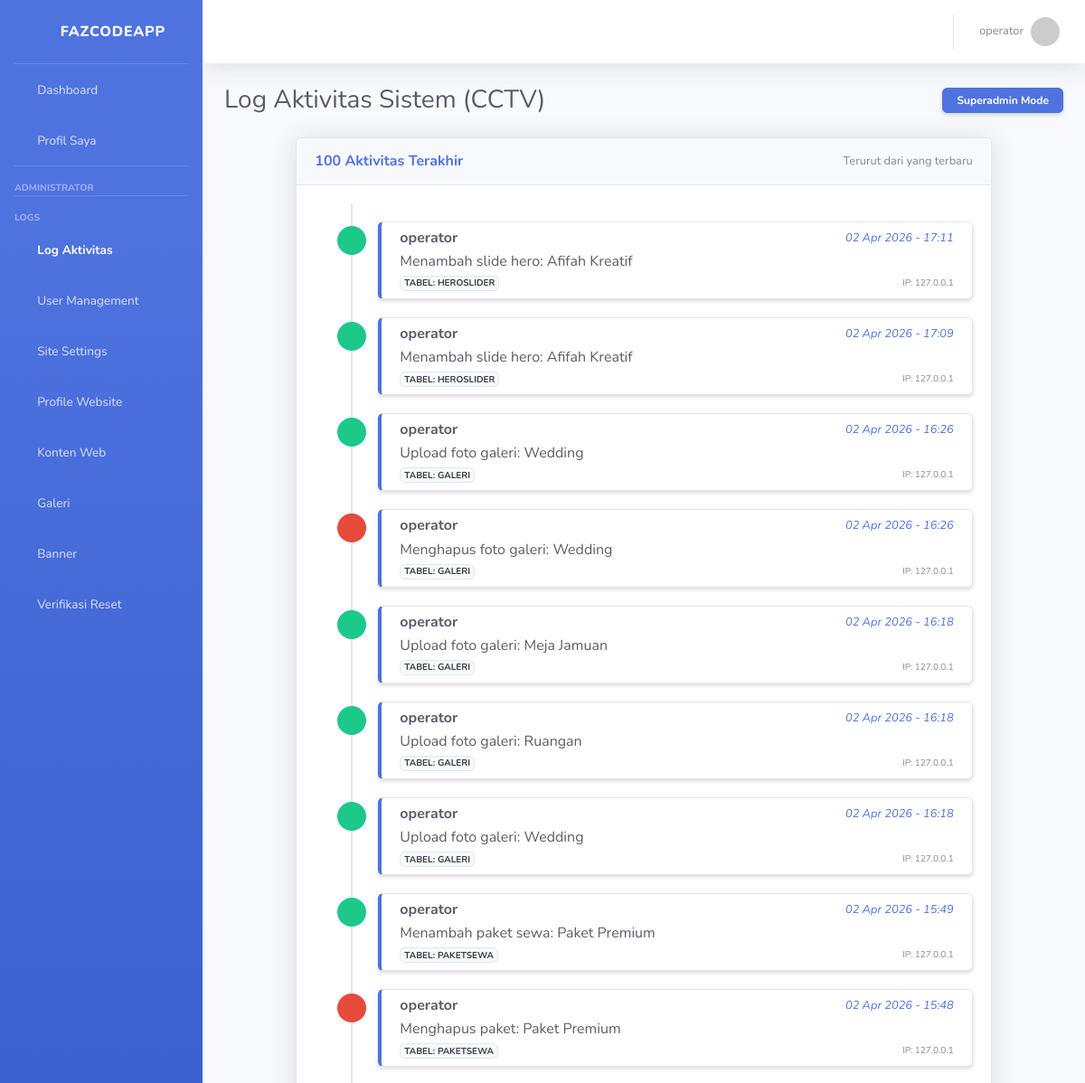
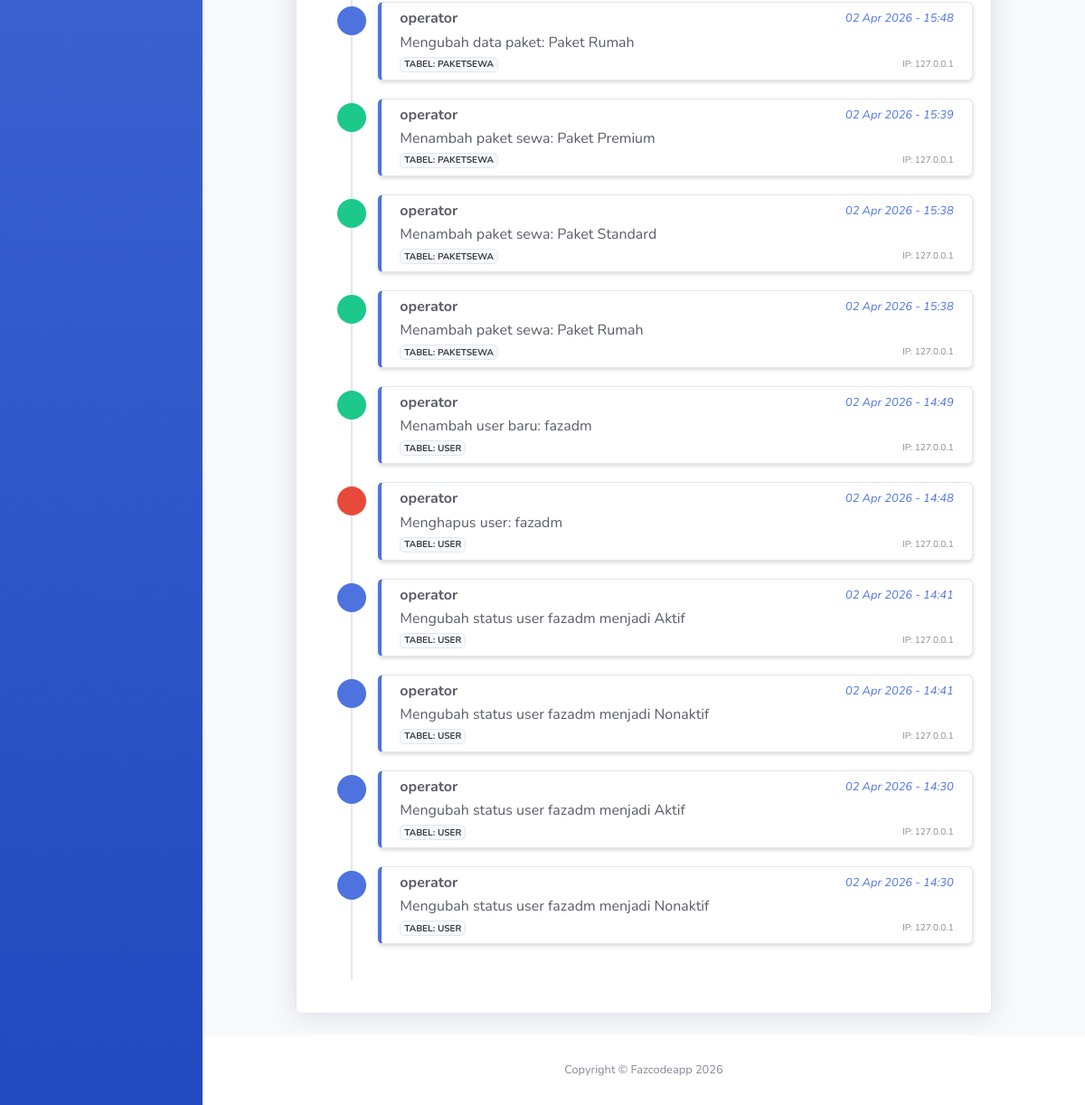
The page /activity-log/ (signed in) on the database its author committed (2 pictures, top to bottom).
### apps/dashboard/models.py (models this page shows, shortened)
class SiteSetting(models.Model):
    site_name = models.CharField(max_length=100, default="Fazcodeapp")
    active_theme = models.CharField(max_length=50, default="sb_admin")
    class Meta:
        app_label = 'dashboard' # Menegaskan ini milik app dashboard

class AuditLog(models.Model):
    AKSI_CHOICES = [
        ('CREATE', 'Tambah Data'),
        ('UPDATE', 'Ubah Data'),
        ('DELETE', 'Hapus Data'),
        ('LOGIN', 'Login'),
    ]
    user = models.ForeignKey(settings.AUTH_USER_MODEL, on_delete=models.SET_NULL, null=True)
    aksi = models.CharField(max_length=10, choices=AKSI_CHOICES)
    tabel = models.CharField(max_length=50) # Misal: 'Mahasiswa' atau 'User'
    keterangan = models.TextField()
    ip_address = models.GenericIPAddressField(null=True, blank=True)
    timestamp = models.DateTimeField(auto_now_add=True)
    class Meta:
        ordering = ['-timestamp']

### apps/accounts/models.py (models this page shows, shortened)
class User(AbstractUser):
    class Role(models.TextChoices):
        SUPERADMIN = "SUPERADMIN", "Super Admin"
        ADMIN = "ADMIN", "Administrator"
        OPERATOR = "OPERATOR", "Operator"
        USER = "USER", "Regular User"
    role = models.CharField(
        max_length=20,
        choices=Role.choices,
        default=Role.USER
    )

### apps/dashboard/views.py (the view)
# urls.py: path('activity-log/', views.activity_log, name='activity_log'),
@login_required
def activity_log(request):
    if not request.user.is_superuser:
        return redirect('dashboard:index')
    logs = AuditLog.objects.all()[:100] # Ambil 100 aktivitas terbaru
    return render(request, 'apps/dashboard/activity_log.html', {'logs': logs})

### apps/dashboard/context_processors.py (called while the page is built)
def theme_settings(request):
    config = SiteSetting.objects.first()
    return {
        'ACTIVE_THEME': f'themes/{config.active_theme}/' if config else 'themes/sb_admin/',
        'APP_NAME': config.site_name if config else 'Fazcodeapp'
    }

### templates/apps/dashboard/activity_log.html (shortened to what this page needs)
{% extends "base.html" %}
{% block content %}
<div class="d-sm-flex align-items-center justify-content-between mb-4">
    <h1 class="h3 mb-0 text-gray-800">Log Aktivitas Sistem (CCTV)</h1>
    <span class="badge badge-primary px-3 py-2 shadow-sm">Superadmin Mode</span>
</div>
<div class="row">
    <div class="col-lg-10 mx-auto">
        <div class="card shadow mb-4">
            <div class="card-header py-3 d-flex justify-content-between align-items-center">
                <h6 class="m-0 font-weight-bold text-primary">100 Aktivitas Terakhir</h6>
                <small class="text-muted">Terurut dari yang terbaru</small>
            </div>
            <div class="card-body">
                <ul class="timeline">
                    {% for log in logs %}
                    <li>
                        <div class="timeline-icon
                            {% if log.aksi == 'CREATE' %}bg-create
                            {% elif log.aksi == 'UPDATE' %}bg-update
                            {% elif log.aksi == 'DELETE' %}bg-delete
                            {% else %}bg-login{% endif %}">
                            <i class="fas
                                {% if log.aksi == 'CREATE' %}fa-plus
                                {% elif log.aksi == 'UPDATE' %}fa-edit
                                {% elif log.aksi == 'DELETE' %}fa-trash
                                {% else %}fa-key{% endif %} fa-sm"></i>
                        </div>
                        <div class="card border-left-primary shadow-sm mb-2">
                            <div class="card-body py-2">
                                <div class="d-flex justify-content-between">
                                    <h6 class="font-weight-bold text-dark mb-1">
                                        {{ log.user.username|default:"System/Deleted User" }}
                                    </h6>
                                    <small class="text-primary font-italic">
                                        <i class="fas fa-clock fa-xs"></i> {{ log.timestamp|date:"d M Y - H:i" }}
                                    </small>
                                </div>
                                <p class="mb-1 text-gray-800">{{ log.keterangan }}</p>
                                <div class="d-flex justify-content-between align-items-center">
                                    <span class="badge badge-light border text-uppercase" style="font-size: 10px;">
                                        Tabel: {{ log.tabel }}
                                    </span>
                                    <small class="text-muted" style="font-size: 10px;">
                                        <i class="fas fa-network-wired"></i> IP: {{ log.ip_address }}
                                    </small>
                                </div>
                            </div>
                        </div>
                    </li>
                    {% empty %}
                    <div class="text-center py-5">
                        <i class="fas fa-history fa-3x text-gray-300 mb-3"></i>
                        <p class="text-gray-500">Belum ada aktivitas yang tercatat.</p>
                    </div>
                    {% endfor %}
                </ul>
            </div>
        </div>
    </div>
</div>
{% endblock %}

### templates/themes/sb_admin/base_theme.html (shortened to what this page needs)
{% load static %}
<!DOCTYPE html>
<html lang="en">
<head>
    <link href="{% static 'vendor/fontawesome-free/css/all.min.css' %}" rel="stylesheet" type="text/css">
    <link href="{% static 'css/sb-admin-2.min.css' %}" rel="stylesheet">
</head>
<body id="page-top">
    <div id="wrapper">
        <ul class="navbar-nav bg-gradient-primary sidebar sidebar-dark accordion" id="accordionSidebar">
            <a class="sidebar-brand d-flex align-items-center justify-content-center" href="/">
                <div class="sidebar-brand-icon rotate-n-15"><i class="fas fa-code"></i></div>
                <div class="sidebar-brand-text mx-3">{{ APP_NAME }}</div>
            </a>
            <hr class="sidebar-divider my-0">
            {% include ACTIVE_THEME|add:"includes/_sidebar.html" %}
        </ul>
        <div id="content-wrapper" class="d-flex flex-column">
            <div id="content">
                {% include ACTIVE_THEME|add:"includes/_topbar.html" %}
                <div class="container-fluid">
                    {% block content %}{% endblock %}
                </div>
            </div>
            <footer class="sticky-footer bg-white">
                <div class="container my-auto">
                    <div class="copyright text-center my-auto">
                        <span>Copyright &copy; {{ APP_NAME }} 2026</span>
                    </div>
                </div>
            </footer>
        </div>
    </div>
</body>
</html>

### templates/themes/sb_admin/includes/_topbar.html (shortened to what this page needs)
<nav class="navbar navbar-expand navbar-light bg-white topbar mb-4 static-top shadow">
    <ul class="navbar-nav ml-auto">
        <li class="nav-item dropdown no-arrow">
            <a class="nav-link dropdown-toggle" href="#" id="userDropdown" role="button" data-toggle="dropdown" aria-haspopup="true" aria-expanded="false">
                <span class="mr-2 d-none d-lg-inline text-gray-600 small">
                    {{ user.username }}
                </span>
                <img class="img-profile rounded-circle" src="https://ui-avatars.com/api/?name={{ user.username }}&background=4e73df&color=fff">
            </a>
        </li>
    </ul>
</nav>

### templates/apps/dashboard/activity_log.html (style rules this page uses)
.timeline { position: relative; padding: 20px 0; list-style: none; }
.timeline:before { content: ""; position: absolute; top: 0; bottom: 0; left: 40px; width: 2px; background: #e3e6f0; }
.timeline > li { position: relative; margin-bottom: 20px; padding-left: 70px; }
.timeline > li .timeline-icon { position: absolute; left: 25px; top: 5px; width: 32px; height: 32px; border-radius: 50%; text-align: center; line-height: 32px; color: #fff; z-index: 100; }
.bg-create { background-color: #1cc88a; }
.bg-update { background-color: #4e73df; }
.bg-delete { background-color: #e74a3b; }

### rows shown on the page
SiteSetting: site_name "FAZCODEAPP", site_name "Fazcodeapp"
User: username "operator"
AuditLog: user.username "operator", timestamp "02 Apr 2026 - 17:11", keterangan "Menambah slide hero: Afifah Kreatif", tabel "HEROSLIDER", ip_address "127.0.0.1"
AuditLog: user.username "operator", timestamp "02 Apr 2026 - 17:09", keterangan "Menambah slide hero: Afifah Kreatif", tabel "HEROSLIDER", ip_address "127.0.0.1"
AuditLog: user.username "operator", timestamp "02 Apr 2026 - 16:26", keterangan "Upload foto galeri: Wedding", tabel "GALERI", ip_address "127.0.0.1"
AuditLog: user.username "operator", timestamp "02 Apr 2026 - 16:26", keterangan "Menghapus foto galeri: Wedding", tabel "GALERI", ip_address "127.0.0.1"
AuditLog: user.username "operator", timestamp "02 Apr 2026 - 16:18", keterangan "Upload foto galeri: Meja Jamuan", tabel "GALERI", ip_address "127.0.0.1"
AuditLog: user.username "operator", timestamp "02 Apr 2026 - 16:18", keterangan "Upload foto galeri: Ruangan", tabel "GALERI", ip_address "127.0.0.1"
AuditLog: user.username "operator", timestamp "02 Apr 2026 - 16:18", keterangan "Upload foto galeri: Wedding", tabel "GALERI", ip_address "127.0.0.1"
AuditLog: user.username "operator", timestamp "02 Apr 2026 - 15:49", keterangan "Menambah paket sewa: Paket Premium", tabel "PAKETSEWA", ip_address "127.0.0.1"
AuditLog: user.username "operator", timestamp "02 Apr 2026 - 15:48", keterangan "Menghapus paket: Paket Premium", tabel "PAKETSEWA", ip_address "127.0.0.1"
AuditLog: user.username "operator", timestamp "02 Apr 2026 - 15:48", keterangan "Mengubah data paket: Paket Rumah", tabel "PAKETSEWA", ip_address "127.0.0.1"
AuditLog: user.username "operator", timestamp "02 Apr 2026 - 15:39", keterangan "Menambah paket sewa: Paket Premium", tabel "PAKETSEWA", ip_address "127.0.0.1"
AuditLog: user.username "operator", timestamp "02 Apr 2026 - 15:38", keterangan "Menambah paket sewa: Paket Standard", tabel "PAKETSEWA", ip_address "127.0.0.1"
AuditLog: user.username "operator", timestamp "02 Apr 2026 - 15:38", keterangan "Menambah paket sewa: Paket Rumah", tabel "PAKETSEWA", ip_address "127.0.0.1"
AuditLog: user.username "operator", timestamp "02 Apr 2026 - 14:49", keterangan "Menambah user baru: fazadm", tabel "USER", ip_address "127.0.0.1"
AuditLog: user.username "operator", timestamp "02 Apr 2026 - 14:48", keterangan "Menghapus user: fazadm", tabel "USER", ip_address "127.0.0.1"
AuditLog: user.username "operator", timestamp "02 Apr 2026 - 14:41", keterangan "Mengubah status user fazadm menjadi Aktif", tabel "USER", ip_address "127.0.0.1"
AuditLog: user.username "operator", timestamp "02 Apr 2026 - 14:41", keterangan "Mengubah status user fazadm menjadi Nonaktif", tabel "USER", ip_address "127.0.0.1"
AuditLog: user.username "operator", timestamp "02 Apr 2026 - 14:30", keterangan "Mengubah status user fazadm menjadi Aktif", tabel "USER", ip_address "127.0.0.1"
AuditLog: user.username "operator", timestamp "02 Apr 2026 - 14:30", keterangan "Mengubah status user fazadm menjadi Nonaktif", tabel "USER", ip_address "127.0.0.1"
